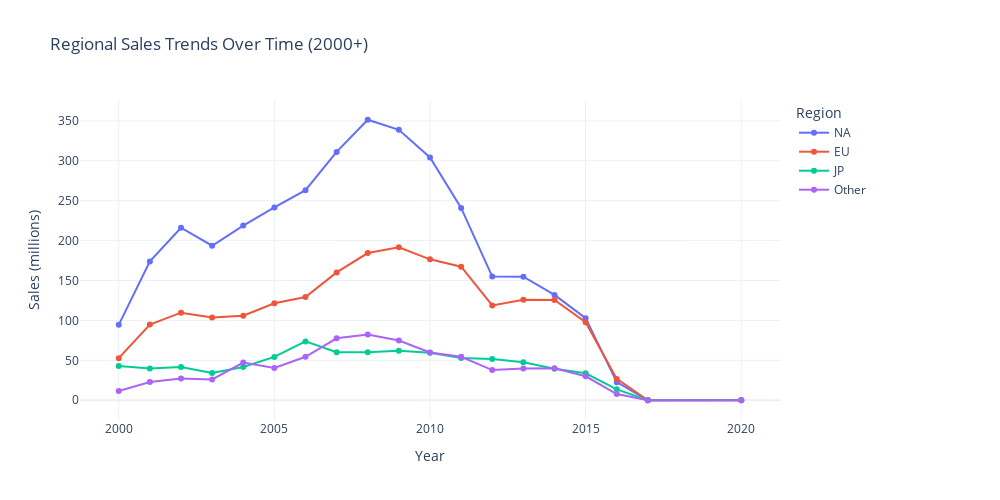

Notebook cell for this chart:
### Markdown cell above
### Sales by Year and Region

### Code cell
# Regional sales trends (interactive Plotly) and summary statistics
if len(df['Year'].dropna().unique()) > 5:
    # Aggregate yearly regional sales and focus on recent years
    yearly_sales = df.groupby('Year')[['NA_Sales', 'EU_Sales', 'JP_Sales', 'Other_Sales']].sum()
    yearly_sales = yearly_sales[yearly_sales.index >= 2000]

    import plotly.graph_objects as go

    fig = go.Figure()
    regions = ['NA_Sales', 'EU_Sales', 'JP_Sales', 'Other_Sales']
    for reg in regions:
        fig.add_trace(go.Scatter(
            x=yearly_sales.index,
            y=yearly_sales[reg],
            mode='lines+markers',
            name=reg.replace('_Sales', ''),
            hovertemplate='Year: %{x}<br>%{fullData.name}: %{y:.2f}M<extra></extra>'
        ))

    fig.update_layout(
        title='Regional Sales Trends Over Time (2000+)',
        xaxis_title='Year',
        yaxis_title='Sales (millions)',
        template='plotly_white',
        legend=dict(title='Region', orientation='v', x=1.02, y=1),
        margin=dict(r=220),  # make room for the legend on the right
        width=1000,
        height=500
    )

    fig.show()

### Figure 1 — Plotly figure (JSON) as saved in the notebook; plotly's stock layout.template omitted (floating-point values rounded to 4 significant figures)
{"data": [{"hovertemplate": "Year: %{x}<br>%{fullData.name}: %{y:.2f}M<extra></extra>", "mode": "lines+markers", "name": "NA", "type": "scatter", "x": [2000, 2001, 2002, 2003, 2004, 2005, 2006, 2007, 2008, 2009, 2010, 2011, 2012, 2013, 2014, 2015, 2016, 2017, 2020], "y": [94.49, 174.0, 216.2, 193.6, 218.8, 241.6, 263.1, 311.2, 351.4, 338.9, 304.2, 241.0, 154.9, 154.8, 132.0, 102.8, 22.66, 0.0, 0.27]}, {"hovertemplate": "Year: %{x}<br>%{fullData.name}: %{y:.2f}M<extra></extra>", "mode": "lines+markers", "name": "EU", "type": "scatter", "x": [2000, 2001, 2002, 2003, 2004, 2005, 2006, 2007, 2008, 2009, 2010, 2011, 2012, 2013, 2014, 2015, 2016, 2017, 2020], "y": [52.75, 94.89, 109.7, 103.8, 105.9, 121.6, 129.2, 160.2, 184.4, 191.6, 176.6, 167.3, 118.8, 125.8, 125.6, 97.71, 26.76, 0.0, 0.0]}, {"hovertemplate": "Year: %{x}<br>%{fullData.name}: %{y:.2f}M<extra></extra>", "mode": "lines+markers", "name": "JP", "type": "scatter", "x": [2000, 2001, 2002, 2003, 2004, 2005, 2006, 2007, 2008, 2009, 2010, 2011, 2012, 2013, 2014, 2015, 2016, 2017, 2020], "y": [42.77, 39.86, 41.76, 34.2, 41.65, 54.28, 73.73, 60.29, 60.26, 61.89, 59.49, 53.04, 51.74, 47.59, 39.46, 33.72, 13.67, 0.05, 0.0]}, {"hovertemplate": "Year: %{x}<br>%{fullData.name}: %{y:.2f}M<extra></extra>", "mode": "lines+markers", "name": "Other", "type": "scatter", "x": [2000, 2001, 2002, 2003, 2004, 2005, 2006, 2007, 2008, 2009, 2010, 2011, 2012, 2013, 2014, 2015, 2016, 2017, 2020], "y": [11.62, 22.76, 27.28, 26.01, 47.24, 40.55, 54.43, 77.58, 82.39, 74.77, 59.9, 54.39, 37.82, 39.82, 40.02, 30.01, 7.75, 0.0, 0.02]}], "layout": {"height": 500, "legend": {"orientation": "v", "title": {"text": "Region"}, "x": 1.02, "y": 1}, "margin": {"r": 220}, "title": {"text": "Regional Sales Trends Over Time (2000+)"}, "width": 1000, "xaxis": {"title": {"text": "Year"}}, "yaxis": {"title": {"text": "Sales (millions)"}}}}
